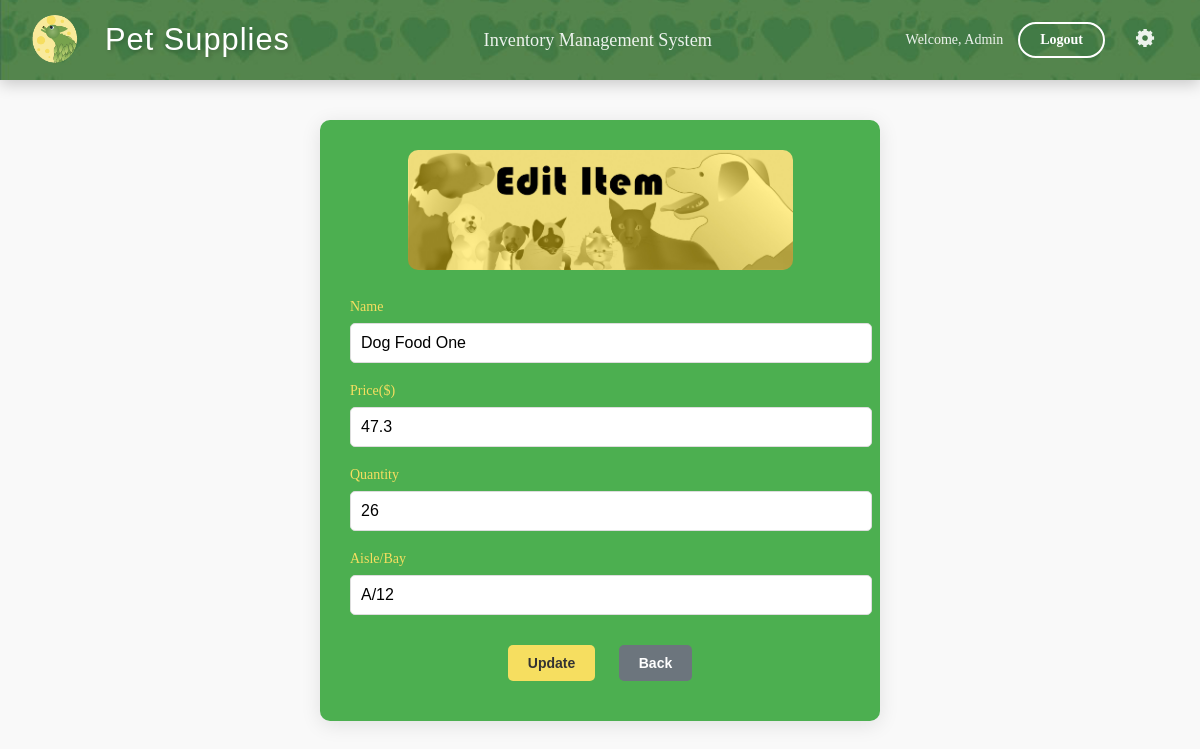
/edit-supply/Dog Food One/ (signed in), run on an earlier commit of the app's database.
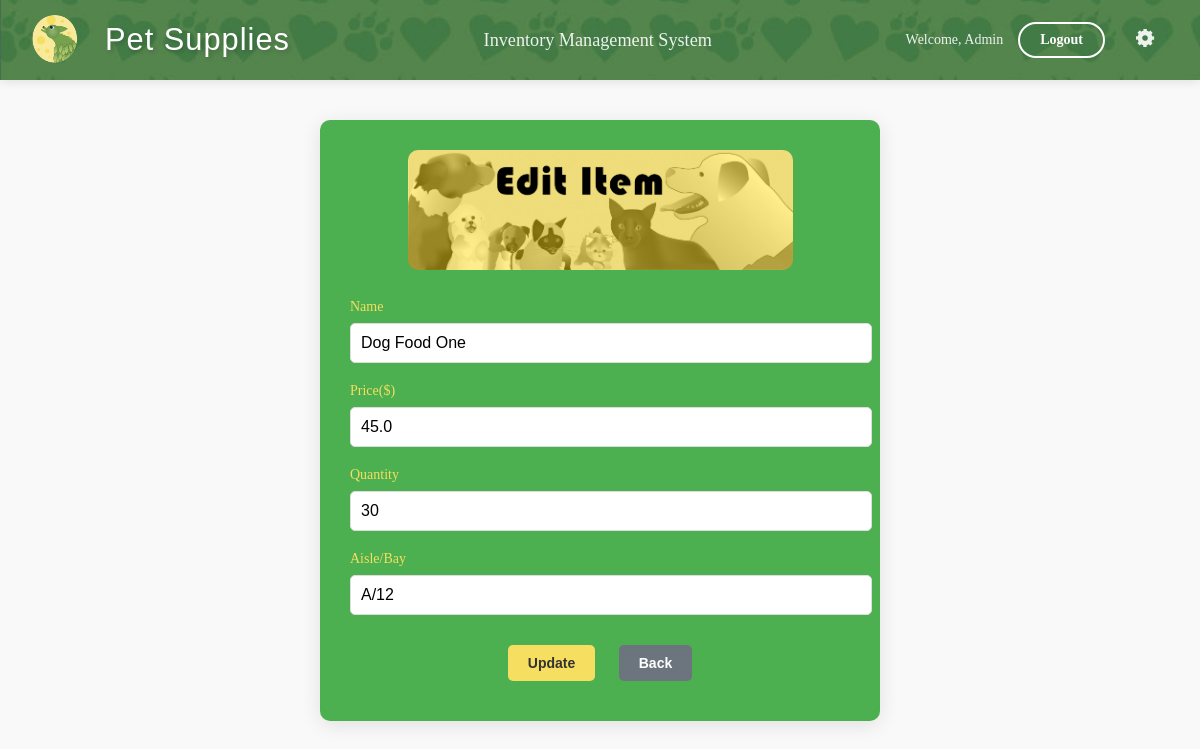
And on a later commit of the database.
### inventory/models.py (models this page shows, shortened)
class Supply(models.Model):
    name = models.CharField(max_length=255, primary_key=True)
    price = models.FloatField()
    quantity = models.IntegerField()
    location = models.CharField(max_length=255)
    reorder_point = models.PositiveIntegerField(default=5)
    deleted = models.BooleanField(default=False)

### inventory/views.py (the view)
# urls.py: path('edit-supply/<str:supply_name>/', views.edit_supply, name='edit_supply'),
@login_required
def edit_supply(request, supply_name):
    supply = get_object_or_404(Supply, name=supply_name)
    if request.method == 'POST':
        old_data = f'{supply.name}, ${supply.price:,.2f}, {supply.quantity}, {supply.location}'
        form = SupplyForm(request.POST, instance=supply)
        if form.is_valid():
            supply = form.save()
            new_data = f'{supply.name}, ${supply.price:,.2f}, {supply.quantity}, {supply.location}'
            AuditLog.objects.create(
                user=request.user,
                action='UPDATE',
                supply=supply,
                changes=f'From {old_data} to {new_data}'
            )
            messages.success(request, 'Supply updated successfully!')
    else:
        form = SupplyForm(instance=supply)
    return render(request, 'inventory/edit_supply.html', {'form': form})

### inventory/forms.py
class SupplyForm(forms.ModelForm):
    class Meta:
        model = Supply
        fields = ['name', 'price', 'quantity', 'location']
        labels = {
            'name': 'Name',
            'price': 'Price($)',
            'quantity': 'Quantity',
            'location': 'Aisle/Bay',
        }
        widgets = {
            'location': forms.TextInput(attrs={'placeholder': 'A/12'}),
        }
    def __init__(self, *args, **kwargs):
        super(SupplyForm, self).__init__(*args, **kwargs)
        self.fields['location'].validators.append(aisle_bay_validator)

### inventory/templates/inventory/edit_supply.html (shortened to what this page needs)
{% extends 'inventory/base.html' %}
{% load static %}
{% block content %}
<div class="form-container">
    <div class="login-form">
        <center>
            <img src="{% static 'icons/BannerYE.jpg' %}" alt="edit_banner" class="login-image">
        </center>
        <form method="POST">
            {% for field in form %}
            <div class="form-group">
                <label for="{{ field.id_for_label }}">{{ field.label }}</label>
                {{ field }}
            </div>
            {% endfor %}
            <center>
                <button type="submit">Update</button>
                <a href="{% url 'index' %}">
                    <button type="button" class="back-button">Back</button>
                </a>
            </center>
        </form>
    </div>
</div>
{% endblock %}

What changed in the data, as far as the page shows it:
changed Supply "Dog Food One": price "47.3" → "45.0"; quantity "26" → "30"
